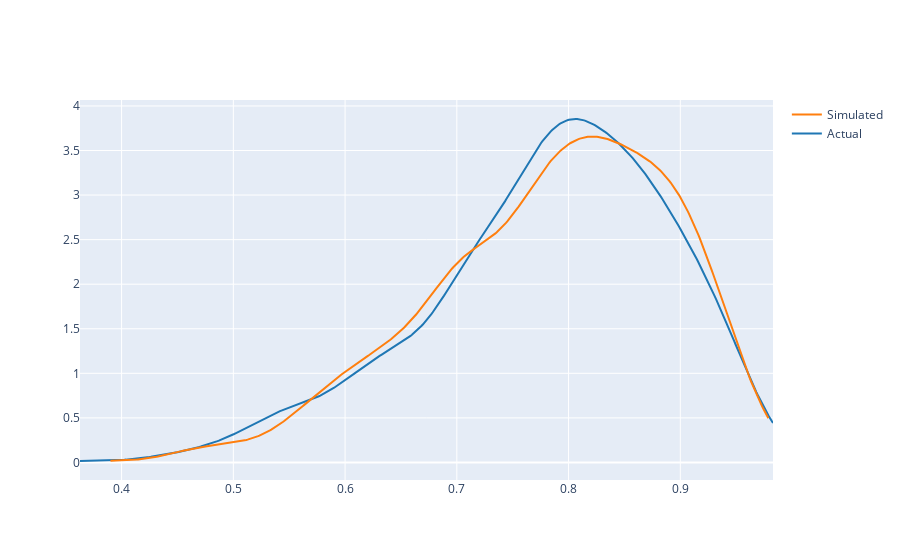

Here is the notebook cell this chart was saved with:
### Markdown cell above
The above sim isn't so good (according to book). We now try with 101 potential pi values instead of the above 6

### Code cell
# Step 1: define p values
possible_p_values = [x/100 for x in range(101)]

# Step 2: Evaluate prior & likelihood for each potential p value
values = []
for p in possible_p_values:
    prior = beta_p(2, 2, p)
    likelihood = binomial_p(10, 9, p)
    values.append((p, prior, likelihood))

sim_table = pd.DataFrame(data=values, columns=['p', 'prior', 'likelihood'])

# Step 3: Approximate the posterior
sim_table['unnormalized_posterior'] = sim_table.prior * sim_table.likelihood
sim_table['posterior'] = sim_table.unnormalized_posterior / sim_table.unnormalized_posterior.sum()

# Step 4: Simulate & Sample
sample_ps = sim_table.sample(random_state=711, replace=True, n=1000, weights=sim_table.posterior).p
sample_ps_tbl = sample_ps.value_counts().to_frame().reset_index()
sample_ps_tbl.columns = ['p', 'n']
sample_ps_tbl['pct'] = sample_ps_tbl.n / sample_ps_tbl.n.sum()

# Step 5: Plot Results
ff.create_distplot([np.random.beta(11,3, 1000), sample_ps], ['Actual', 'Simulated'], show_hist=False, show_rug=False)

### Figure 1 — Plotly figure (JSON) as saved in the notebook; plotly's stock layout.template omitted (floating-point values rounded to 4 significant figures; data arrays with more than 128 entries replaced by an {"elided": "..."} marker saying what was removed)
{"data": [{"legendgroup": "Actual", "marker": {"color": "rgb(31, 119, 180)"}, "mode": "lines", "name": "Actual", "showlegend": true, "type": "scatter", "x": {"elided": "500 float values"}, "xaxis": "x", "y": {"elided": "500 float values"}, "yaxis": "y"}, {"legendgroup": "Simulated", "marker": {"color": "rgb(255, 127, 14)"}, "mode": "lines", "name": "Simulated", "showlegend": true, "type": "scatter", "x": {"elided": "500 float values"}, "xaxis": "x", "y": {"elided": "500 float values"}, "yaxis": "y"}], "layout": {"barmode": "overlay", "hovermode": "closest", "legend": {"traceorder": "reversed"}, "xaxis": {"anchor": "y2", "domain": [0, 1], "zeroline": false}, "yaxis": {"anchor": "free", "domain": [0, 1], "position": 0}}}
